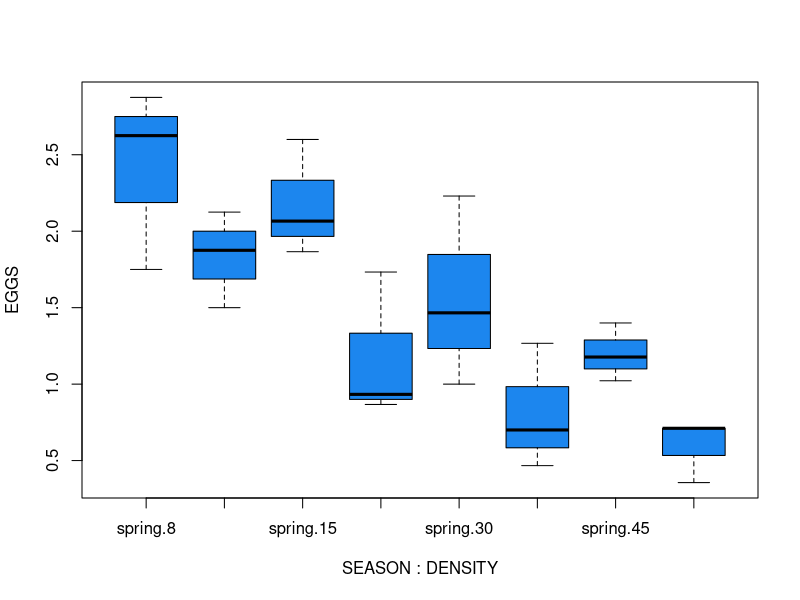

Reproduce this figure in R.
## ---- chunk 1
knitr::opts_chunk$set(
	echo = TRUE,
	message = FALSE,
	warning = FALSE
)
## ---- chunk 2
#Let's load the data file
data<-read.table("data/05-infest.txt", header = T)
attach(data)

data$valley <- factor(data$valley, ordered=T)
data$site <-factor(data$site, ordered=T)
## ---- chunk 3
data
## ---- chunk 4
replications(~ valley * site, data)

aov.infest <- aov(infestation ~ valley/site)
## ---- chunk 5
summary(aov.infest)
## ---- chunk 6
TukeyHSD(aov.infest)
## ---- chunk 7
dataf<-read.csv("data/05-quinn.csv", header = TRUE, sep = ",")
attach(dataf)
## ---- chunk 8
aov.season<-aov(EGGS~SEASON, data = dataf)
summary(aov.season)
## ---- chunk 9
aov.dens<-aov(EGGS~DENSITY, data = dataf)
summary(aov.dens)
## ---- chunk 10
aov.2w<-aov(EGGS~SEASON+DENSITY, data = dataf)
summary(aov.2w)
## ---- chunk 11
aov.int<-aov(EGGS~SEASON*DENSITY, data = dataf)
summary(aov.int)
## ---- chunk 12
aov.intonly<-aov(EGGS~SEASON:DENSITY, data = dataf)
summary(aov.intonly)
## ---- chunk 13
boxplot(EGGS~SEASON:DENSITY, col = "dodgerblue2", data = dataf)
## ---- chunk 14
aov.err<-aov(EGGS~SEASON + Error(DENSITY), data = dataf)
summary(aov.err)
## ---- chunk 15
sessionInfo()
